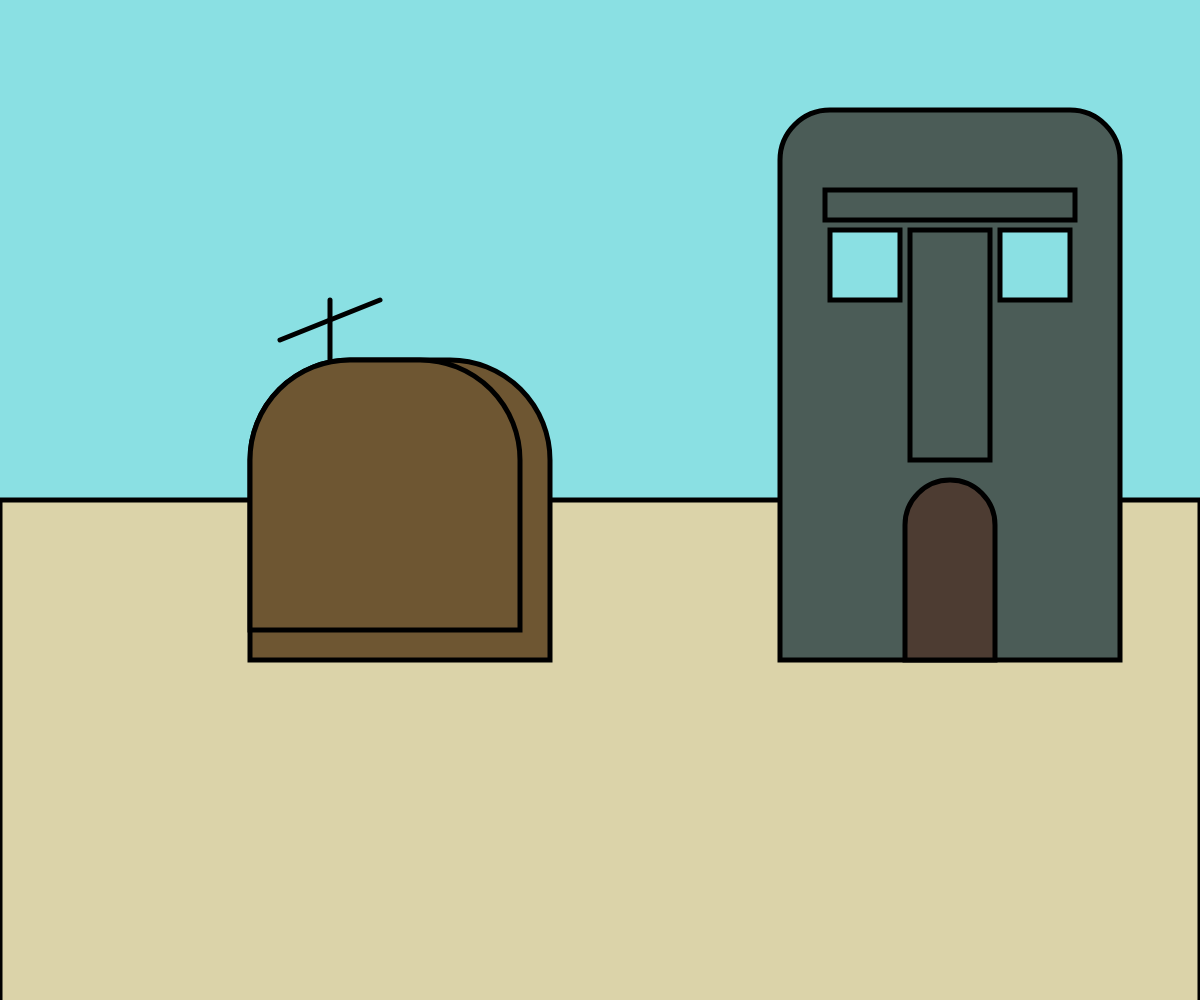
Frame 1 (no input)
Frame 60 (no input): identical to frame 1, image omitted
Frame 120 (the mouse pressed at the canvas centre since frame 60): identical to frame 1, image omitted

The p5.js sketch that drew this single still picture (run headless with seeded random() and noise() and a simulated clock; from frame 60 on, the mouse is pressed at the canvas centre):

// p5.js sketch
// ── sketch.js
function setup() {
  createCanvas(windowWidth, windowHeight);
  background(138, 224, 227);

 

  strokeWeight(5);

 //main
 fill(219, 211, 169) ;
 rect(0,500,windowWidth,550);

 //Patrick
 fill(110, 86, 50) ;
 rect(250,360,300,300,100,100,0,0);

 fill(110, 86, 50) ;
 rect(250,360,270,270,100,100,0,0);

 line(330, 360, 330, 300)
 line(280, 340, 380, 300)

 //Squidward
 fill(75, 92, 87) ;
 rect(780,110,340,550,50,50,0,0);

 fill(75, 92, 87) ;
 rect(910,230,80,230);

 fill(75, 92, 87) ;
 rect(825,190,250,30);

 fill(138, 224, 227) ;
 rect(830,230,70,70);

 fill(138, 224, 227) ;
 rect(1000,230,70,70);

 fill(77, 60, 50) ;
 rect(905,480,90,180,50,50,0,0);

 //SpongeBob
  fill(245, 197, 108) ;
  rect(1300,360,300,300,50,50,50,50);

  fill(144, 207, 118) ;
  rect(1420,280,50,70);

  fill(144, 207, 118) ;
  rect(1380,290,30,60);

  fill(144, 207, 118) ;
  rect(1480,290,30,60);
 
  fill(138, 224, 227) ;
  rect(1320,390,50,60);

  fill(138, 224, 227) ;
  rect(1550,550,50,60);

  fill(99, 107, 105) ;
  rect(1420,570,70,90,50,50,0,0);















}

function draw() {
}
